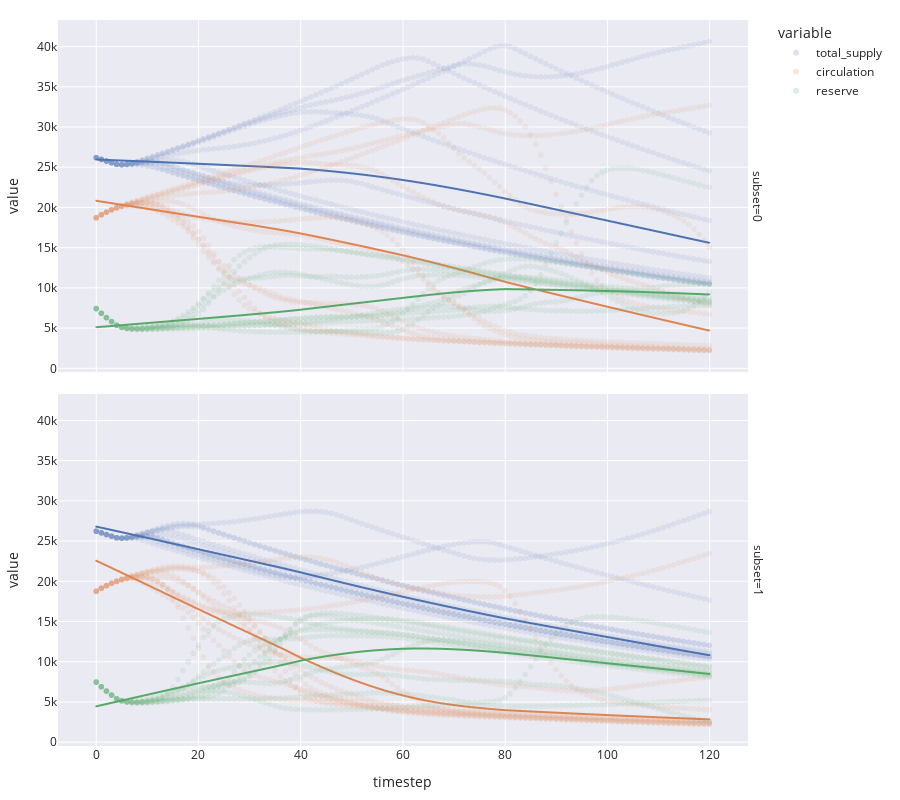

Notebook source saved alongside this figure:
### Markdown cell above
# Analysis 

After adding in concepts for market saturation, productivity and diminishing marginal returns of outflows, and a pricing function we can see how the system evolves with various paramater choices.  

With sufficient **productivity** relative to maintainence, the system stabilizes near the top of the logistic curve representing market saturation. We see market cap increase while saturating the market, then stabilize and remain steady. Price increases faster during the growth phases, but continues to steadily increases after reaching market saturation as the circulating supply decreases as a result of steady inflows.

### Code cell
import plotly.express as px
fig = px.scatter(
    simulation_result,
    x='timestep',
    y=['total_supply', 'circulation', 'reserve'],
    facet_row='subset',
    opacity=0.1,
    trendline='lowess',
    height=800,
    template='seaborn'
)

fig.update_layout(
    margin=dict(l=20, r=20, t=20, b=20),
)

fig.show()

### Figure 1 — Plotly figure (JSON) as saved in the notebook; plotly's stock layout.template omitted (floating-point values rounded to 4 significant figures; data arrays with more than 128 entries replaced by an {"elided": "..."} marker saying what was removed)
{"data": [{"hovertemplate": "variable=total_supply<br>subset=0<br>timestep=%{x}<br>value=%{y}<extra></extra>", "legendgroup": "total_supply", "marker": {"color": "rgb(76,114,176)", "opacity": 0.1, "symbol": "circle"}, "mode": "markers", "name": "total_supply", "showlegend": true, "type": "scattergl", "x": {"elided": "1210 int values"}, "xaxis": "x2", "y": {"elided": "1210 float values"}, "yaxis": "y2"}, {"hovertemplate": "<b>LOWESS trendline</b><br><br>variable=total_supply<br>subset=0<br>timestep=%{x}<br>value=%{y} <b>(trend)</b><extra></extra>", "legendgroup": "total_supply", "marker": {"color": "rgb(76,114,176)", "symbol": "circle"}, "mode": "lines", "name": "total_supply", "showlegend": false, "type": "scattergl", "x": {"elided": "1210 int values"}, "xaxis": "x2", "y": {"elided": "1210 float values"}, "yaxis": "y2"}, {"hovertemplate": "variable=total_supply<br>subset=1<br>timestep=%{x}<br>value=%{y}<extra></extra>", "legendgroup": "total_supply", "marker": {"color": "rgb(76,114,176)", "opacity": 0.1, "symbol": "circle"}, "mode": "markers", "name": "total_supply", "showlegend": false, "type": "scattergl", "x": {"elided": "1210 int values"}, "xaxis": "x", "y": {"elided": "1210 float values"}, "yaxis": "y"}, {"hovertemplate": "<b>LOWESS trendline</b><br><br>variable=total_supply<br>subset=1<br>timestep=%{x}<br>value=%{y} <b>(trend)</b><extra></extra>", "legendgroup": "total_supply", "marker": {"color": "rgb(76,114,176)", "symbol": "circle"}, "mode": "lines", "name": "total_supply", "showlegend": false, "type": "scattergl", "x": {"elided": "1210 int values"}, "xaxis": "x", "y": {"elided": "1210 float values"}, "yaxis": "y"}, {"hovertemplate": "variable=circulation<br>subset=0<br>timestep=%{x}<br>value=%{y}<extra></extra>", "legendgroup": "circulation", "marker": {"color": "rgb(221,132,82)", "opacity": 0.1, "symbol": "circle"}, "mode": "markers", "name": "circulation", "showlegend": true, "type": "scattergl", "x": {"elided": "1210 int values"}, "xaxis": "x2", "y": {"elided": "1210 float values"}, "yaxis": "y2"}, {"hovertemplate": "<b>LOWESS trendline</b><br><br>variable=circulation<br>subset=0<br>timestep=%{x}<br>value=%{y} <b>(trend)</b><extra></extra>", "legendgroup": "circulation", "marker": {"color": "rgb(221,132,82)", "symbol": "circle"}, "mode": "lines", "name": "circulation", "showlegend": false, "type": "scattergl", "x": {"elided": "1210 int values"}, "xaxis": "x2", "y": {"elided": "1210 float values"}, "yaxis": "y2"}, {"hovertemplate": "variable=circulation<br>subset=1<br>timestep=%{x}<br>value=%{y}<extra></extra>", "legendgroup": "circulation", "marker": {"color": "rgb(221,132,82)", "opacity": 0.1, "symbol": "circle"}, "mode": "markers", "name": "circulation", "showlegend": false, "type": "scattergl", "x": {"elided": "1210 int values"}, "xaxis": "x", "y": {"elided": "1210 float values"}, "yaxis": "y"}, {"hovertemplate": "<b>LOWESS trendline</b><br><br>variable=circulation<br>subset=1<br>timestep=%{x}<br>value=%{y} <b>(trend)</b><extra></extra>", "legendgroup": "circulation", "marker": {"color": "rgb(221,132,82)", "symbol": "circle"}, "mode": "lines", "name": "circulation", "showlegend": false, "type": "scattergl", "x": {"elided": "1210 int values"}, "xaxis": "x", "y": {"elided": "1210 float values"}, "yaxis": "y"}, {"hovertemplate": "variable=reserve<br>subset=0<br>timestep=%{x}<br>value=%{y}<extra></extra>", "legendgroup": "reserve", "marker": {"color": "rgb(85,168,104)", "opacity": 0.1, "symbol": "circle"}, "mode": "markers", "name": "reserve", "showlegend": true, "type": "scattergl", "x": {"elided": "1210 int values"}, "xaxis": "x2", "y": {"elided": "1210 float values"}, "yaxis": "y2"}, {"hovertemplate": "<b>LOWESS trendline</b><br><br>variable=reserve<br>subset=0<br>timestep=%{x}<br>value=%{y} <b>(trend)</b><extra></extra>", "legendgroup": "reserve", "marker": {"color": "rgb(85,168,104)", "symbol": "circle"}, "mode": "lines", "name": "reserve", "showlegend": false, "type": "scattergl", "x": {"elided": "1210 int values"}, "xaxis": "x2", "y": {"elided": "1210 float values"}, "yaxis": "y2"}, {"hovertemplate": "variable=reserve<br>subset=1<br>timestep=%{x}<br>value=%{y}<extra></extra>", "legendgroup": "reserve", "marker": {"color": "rgb(85,168,104)", "opacity": 0.1, "symbol": "circle"}, "mode": "markers", "name": "reserve", "showlegend": false, "type": "scattergl", "x": {"elided": "1210 int values"}, "xaxis": "x", "y": {"elided": "1210 float values"}, "yaxis": "y"}, {"hovertemplate": "<b>LOWESS trendline</b><br><br>variable=reserve<br>subset=1<br>timestep=%{x}<br>value=%{y} <b>(trend)</b><extra></extra>", "legendgroup": "reserve", "marker": {"color": "rgb(85,168,104)", "symbol": "circle"}, "mode": "lines", "name": "reserve", "showlegend": false, "type": "scattergl", "x": {"elided": "1210 int values"}, "xaxis": "x", "y": {"elided": "1210 float values"}, "yaxis": "y"}], "layout": {"annotations": [{"font": {}, "showarrow": false, "text": "subset=1", "textangle": 90, "x": 0.98, "xanchor": "left", "xref": "paper", "y": 0.2425, "yanchor": "middle", "yref": "paper"}, {"font": {}, "showarrow": false, "text": "subset=0", "textangle": 90, "x": 0.98, "xanchor": "left", "xref": "paper", "y": 0.7575, "yanchor": "middle", "yref": "paper"}], "height": 800, "legend": {"title": {"text": "variable"}, "tracegroupgap": 0}, "margin": {"b": 20, "l": 20, "r": 20, "t": 20}, "xaxis": {"anchor": "y", "domain": [0, 0.98], "title": {"text": "timestep"}}, "xaxis2": {"anchor": "y2", "domain": [0, 0.98], "matches": "x", "showticklabels": false}, "yaxis": {"anchor": "x", "domain": [0, 0.485], "title": {"text": "value"}}, "yaxis2": {"anchor": "x2", "domain": [0.515, 1], "matches": "y", "title": {"text": "value"}}}}
